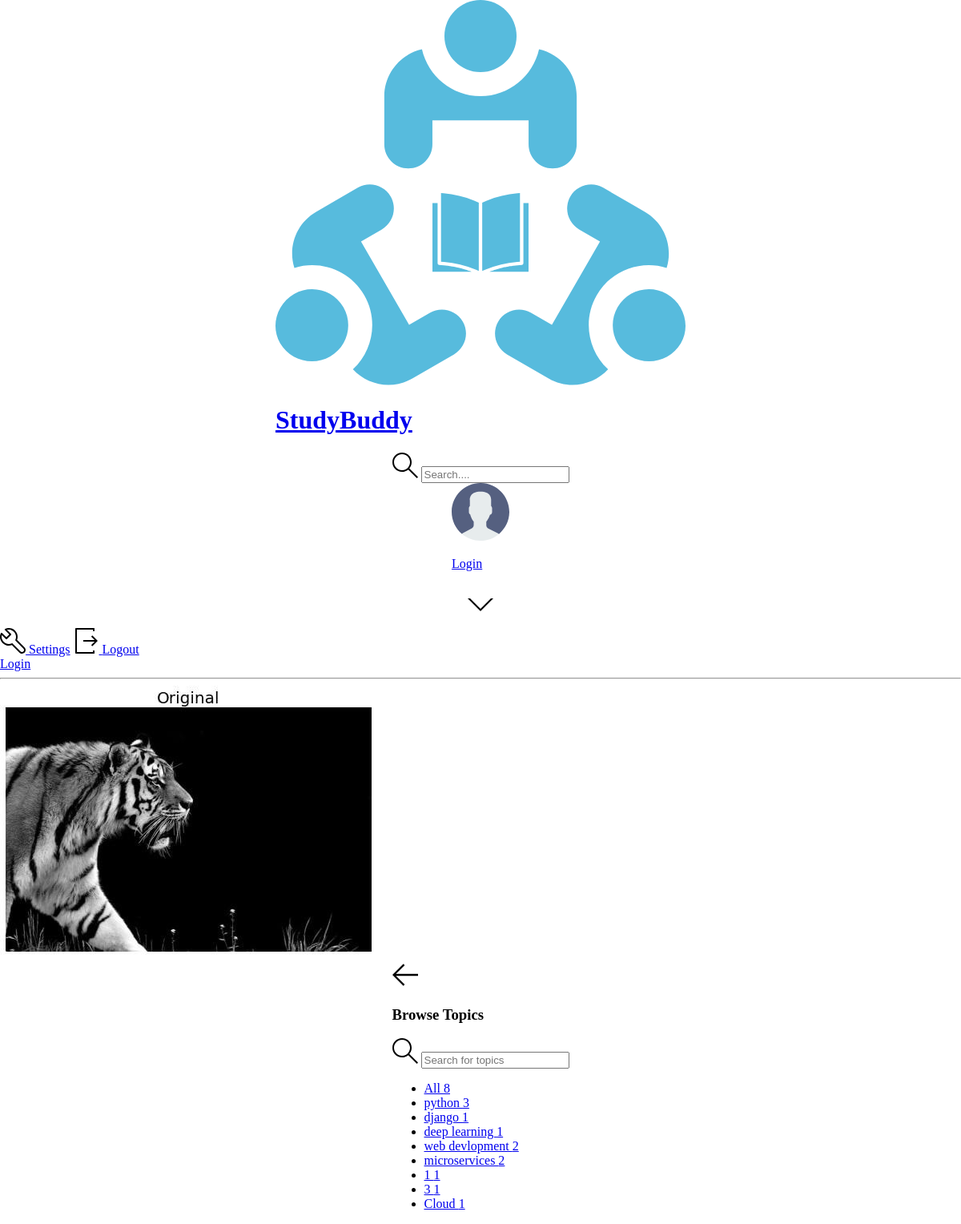
Page /topics/ on the committed database.
### base/models.py (models this page shows, shortened)
class Topic(models.Model):
    name=models.CharField(max_length=200)

### base/views.py (the view)
# urls.py: path('topics/',views.topicsPage,name='topics'),
def topicsPage(request):
    q = request.GET.get('q') if request.GET.get('q')!=None else ""
    topics=Topic.objects.filter(name__icontains = q)
    return render(request,'topics.html',{'topics':topics})

### templates/topics.html (shortened to what this page needs)
{% extends 'main.html' %}
{% block content %}
<main class="create-room layout">
  <div class="container">
    <div class="layout__box">
      <div class="layout__boxHeader">
        <div class="layout__boxTitle">
          <a href="{% url 'home' %}">
            <svg version="1.1" xmlns="http://www.w3.org/2000/svg" width="32" height="32" viewBox="0 0 32 32">
              <title>arrow-left</title>
              <path
                d="M13.723 2.286l-13.723 13.714 13.719 13.714 1.616-1.611-10.96-10.96h27.625v-2.286h-27.625l10.965-10.965-1.616-1.607z">
              </path>
            </svg>
          </a>
          <h3>Browse Topics</h3>
        </div>
      </div>
      <div class="topics-page layout__body">
        <form action="" method="GET" class="header__search">
          <label>
            <input name="q" placeholder="Search for topics" />
          </label>
        </form>
        <ul class="topics__list">
          <li>
            <a href="{% url 'topics' %}" class="active">All <span>{{topics.count}}</span></a>
          </li>
          {% for topic in topics %}
          <li>
            <a href="{% url 'home' %}?q={{topic.name}}">{{ topic.name }} <span>{{topic.room_set.all.count}}</span></a>
          </li>
          {% endfor %}
        </ul>
      </div>
    </div>
  </div>
</main>
{% endblock content %}

### static/styles/main.css (style rules this page uses)
html, body { margin: 0; padding: 0; height: 100%; width: 100%; }
.container { display: flex; width: 100%; height: 100%; background: var(--color-secondary); flex-direction: column; justify-content: center; align-items: center; }

### rows in the picture
Topic: name "python", room_set.all.count "3"
Topic: name "django", room_set.all.count "1"
Topic: name "deep learning", room_set.all.count "1"
Topic: name "web devlopment", room_set.all.count "2"
Topic: name "microservices", room_set.all.count "2"
Topic: name "1", room_set.all.count "1"
Topic: name "3", room_set.all.count "1"
Topic: name "Cloud", room_set.all.count "1"

### other values in the picture
{{ topics.count }} "8"
